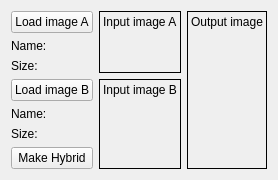
      <widget class="QWidget" name="tab_hybrid">
       <attribute name="title">
        <string>Hybrid</string>
       </attribute>
       <layout class="QGridLayout" name="gridLayout_2">
        <item row="0" column="0">
         <widget class="QPushButton" name="hybrid_browse_image_1">
          <property name="text">
           <string>Load image A</string>
          </property>
         </widget>
        </item>
        <item row="0" column="1" rowspan="3">
         <widget class="QLabel" name="hybrid_input_image_1">
          <property name="maximumSize">
           <size>
            <width>322</width>
            <height>322</height>
           </size>
          </property>
          <property name="frameShape">
           <enum>QFrame::Box</enum>
          </property>
          <property name="text">
           <string>Input image A</string>
          </property>
          <property name="alignment">
           <set>Qt::AlignLeading|Qt::AlignLeft|Qt::AlignTop</set>
          </property>
         </widget>
        </item>
        <item row="0" column="2" rowspan="7">
         <widget class="QLabel" name="hybrid_output_image">
          <property name="maximumSize">
           <size>
            <width>322</width>
            <height>322</height>
           </size>
          </property>
          <property name="frameShape">
           <enum>QFrame::Box</enum>
          </property>
          <property name="text">
           <string>Output image</string>
          </property>
          <property name="alignment">
           <set>Qt::AlignLeading|Qt::AlignLeft|Qt::AlignTop</set>
          </property>
         </widget>
        </item>
        <item row="1" column="0">
         <widget class="QLabel" name="hybrid_image_1_name">
          <property name="text">
           <string>Name:</string>
          </property>
         </widget>
        </item>
        <item row="2" column="0">
         <widget class="QLabel" name="hybrid_image_1_size">
          <property name="text">
           <string>Size:</string>
          </property>
         </widget>
        </item>
        <item row="3" column="0">
         <widget class="QPushButton" name="hybrid_browse_image_2">
          <property name="text">
           <string>Load image B</string>
          </property>
         </widget>
        </item>
        <item row="3" column="1" rowspan="4">
         <widget class="QLabel" name="hybrid_input_image_2">
          <property name="maximumSize">
           <size>
            <width>322</width>
            <height>322</height>
           </size>
          </property>
          <property name="frameShape">
           <enum>QFrame::Box</enum>
          </property>
          <property name="text">
           <string>Input image B</string>
          </property>
          <property name="textFormat">
           <enum>Qt::PlainText</enum>
          </property>
          <property name="alignment">
           <set>Qt::AlignLeading|Qt::AlignLeft|Qt::AlignTop</set>
          </property>
         </widget>
        </item>
        <item row="4" column="0">
         <widget class="QLabel" name="hybrid_image_2_name">
          <property name="text">
           <string>Name:</string>
          </property>
         </widget>
        </item>
        <item row="5" column="0">
         <widget class="QLabel" name="hybrid_image_2_size">
          <property name="text">
           <string>Size:</string>
          </property>
         </widget>
        </item>
        <item row="6" column="0">
         <widget class="QPushButton" name="hybrid_make_hybrid">
          <property name="text">
           <string>Make Hybrid</string>
          </property>
         </widget>
        </item>
       </layout>
      </widget>
